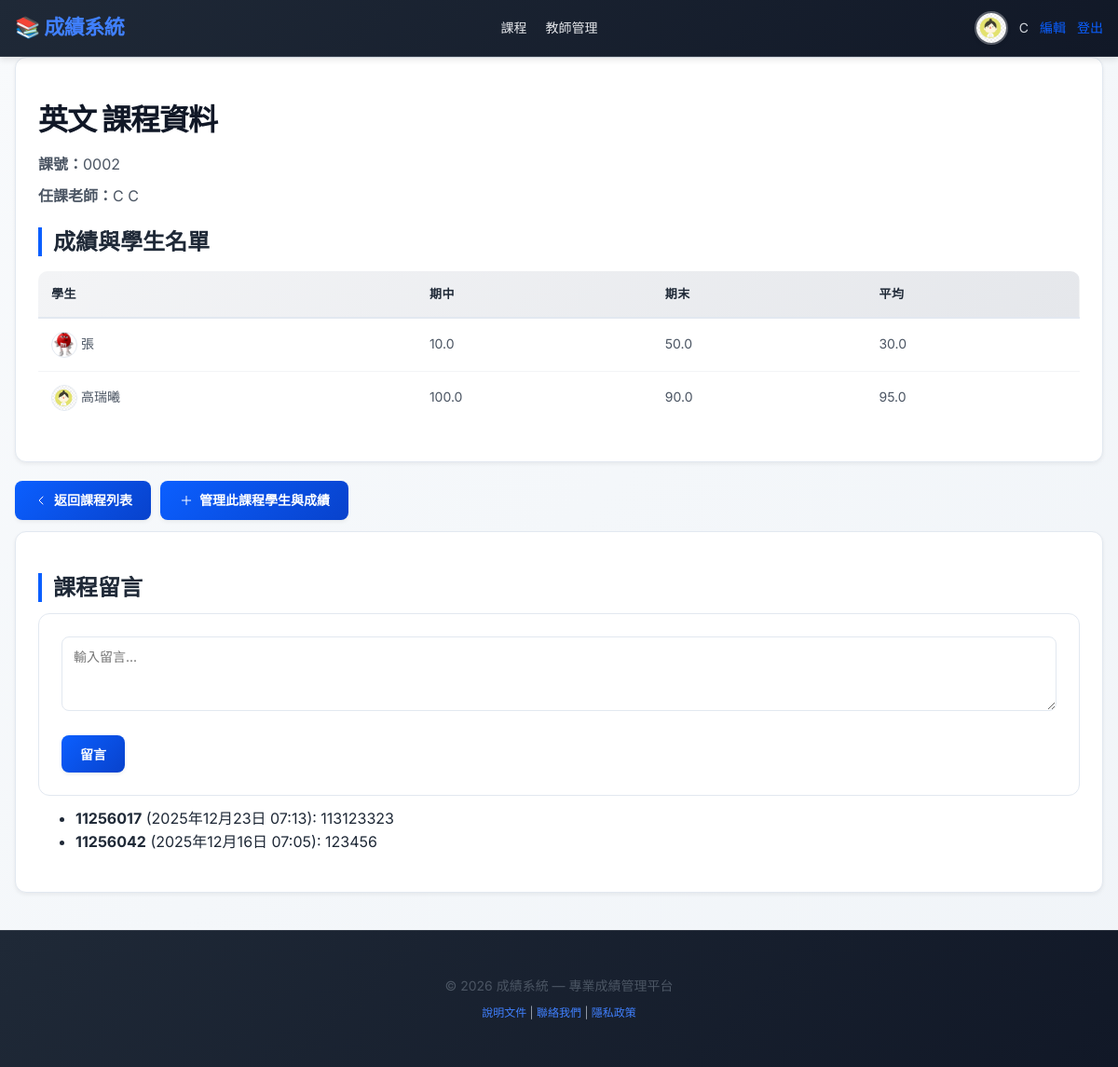
The app's page /courses/3/ (signed in) with its own data.
### catalog/models.py (models this page shows, shortened)
class Profile(models.Model):
    ROLE_CHOICES = (
        ("student", "學生"),
        ("teacher", "教師"),
    )
    user = models.OneToOneField(User, on_delete=models.CASCADE)
    role = models.CharField("身份", max_length=10, choices=ROLE_CHOICES, default="student")
    avatar = models.ImageField("大頭貼", upload_to="avatars/", null=True, blank=True)

class Course(models.Model):
    name = models.CharField("課名", max_length=100)
    course_code = models.CharField("課號", max_length=20, unique=True)
    teacher = models.CharField("任課老師", max_length=50, blank=True)
    teacher_user = models.ForeignKey(User, null=True, blank=True, on_delete=models.SET_NULL, related_name="teaching_courses")

class Enrollment(models.Model):
    student = models.ForeignKey(Student, on_delete=models.CASCADE)
    course = models.ForeignKey(Course, on_delete=models.CASCADE)
    midterm_score = models.FloatField("期中分數", default=0)
    final_score = models.FloatField("期末分數", default=0)
    class Meta:
        unique_together = ('student', 'course')
    @property
    def average(self):
        return (self.midterm_score + self.final_score) / 2

class Student(models.Model):
    name = models.CharField("學生姓名", max_length=100)
    student_id = models.CharField("學號", max_length=20, unique=True)

class Comment(models.Model):
    course = models.ForeignKey(Course, on_delete=models.CASCADE, related_name="comments")
    author = models.ForeignKey(User, on_delete=models.CASCADE)
    content = models.TextField("內容")
    created_at = models.DateTimeField(auto_now_add=True)
    updated_at = models.DateTimeField(auto_now=True)

### catalog/views.py (the view)
# urls.py: path('courses/<int:pk>/', views.course_detail, name='course_detail'),
@login_required
def course_detail(request, pk):
    course = get_object_or_404(Course, pk=pk)
    current_student = get_current_student(request)
    if hasattr(request.user, 'profile') and getattr(request.user.profile, 'role', None) == 'student' and current_student:
        enrollments = Enrollment.objects.filter(course=course, student=current_student)
    else:
        enrollments = Enrollment.objects.filter(course=course)
    comments = course.comments.select_related('author').order_by('-created_at')
    is_course_teacher = hasattr(request.user, 'profile') and request.user.profile.role == 'teacher' and course.teacher_user == request.user
    is_staff = request.user.is_staff
    if request.method == 'POST' and request.POST.get('comment'):
        Comment.objects.create(course=course, author=request.user, content=request.POST.get('comment'))
        return redirect('course_detail', pk=pk)
    return render(request, 'course_detail.html', {
        'course': course,
        'enrollments': enrollments,
        'comments': comments,
        'is_course_teacher': is_course_teacher,
        'is_staff': is_staff,
        'current_student': current_student,
    })

### catalog/templatetags/profile_extras.py (called while the page is built)
@register.simple_tag
def student_avatar(student):
    try:
        user = User.objects.get(username=student.student_id)
        if hasattr(user, 'profile') and user.profile.avatar:
            return user.profile.avatar.url
    except User.DoesNotExist:
        pass
    return settings.MEDIA_URL + 'avatars/red.avif'

### catalog/views.py (called while the page is built)
def get_current_student(request):
    if not request.user.is_authenticated:
        return None
    student = Student.objects.filter(student_id=request.user.username).first()
    if student:
        return student
    if request.user.first_name:
        student = Student.objects.filter(name=request.user.first_name).first()
        if student:
            return student
    if hasattr(request.user, 'profile') and request.user.profile.role == 'student':
        student, created = Student.objects.get_or_create(student_id=request.user.username, defaults={'name': request.user.first_name or request.user.username})
        return student
    return None

### templates/course_detail.html (shortened to what this page needs)
{% extends 'base.html' %}
{% block content %}
  <div class="compact">
    <div class="card">
      <h1>{{ course.name }} 課程資料</h1>
      <p><strong>課號：</strong>{{ course.course_code }}</p>
      <p><strong>任課老師：</strong>{% if course.teacher_user %}{{ course.teacher_user.get_full_name|default:course.teacher_user.username }}{% else %}{{ course.teacher }}{% endif %}</p>
      <h2>成績與學生名單</h2>
      <table class="table">
        <thead>
          <tr>
            <th>學生</th>
            <th>期中</th>
            <th>期末</th>
            <th>平均</th>
          </tr>
        </thead>
        <tbody>
          {% load profile_extras %}
          {% for e in enrollments %}
          <tr>
            <td>
              {% student_avatar e.student as avatar_url %}
              <img src="{{ avatar_url }}" class="avatar-sm" alt="avatar" style="width:24px; height:24px; border-radius:50%; vertical-align:middle;">
              {{ e.student.name }}
            </td>
            {% if is_course_teacher or is_staff %}
                <td>{{ e.midterm_score }}</td>
                <td>{{ e.final_score }}</td>
                <td>{{ e.average }}</td>
            {% else %}
                <td>—</td><td>—</td><td>—</td>
            {% endif %}
          </tr>
          {% endfor %}
        </tbody>
      </table>
    </div>
  </div>
  <div class="actions" style="margin-top:8px; display:flex; gap:10px; align-items:center;">
    <a class="button btn-icon" href="{% url 'course_list' %}">
      <svg viewBox="0 0 24 24" fill="none" xmlns="http://www.w3.org/2000/svg" style="width:16px;"><path d="M15 18l-6-6 6-6" stroke="#fff" stroke-width="1.5" stroke-linecap="round" stroke-linejoin="round"/></svg>
      返回課程列表
    </a>
    {% if user.is_authenticated and user.profile.role == 'teacher' and course.teacher_user == user %}
      <a class="button btn-icon" href="{% url 'teacher_manage_course' course.id %}">
        <svg viewBox="0 0 24 24" fill="none" xmlns="http://www.w3.org/2000/svg" style="width:16px;"><path d="M12 5v14" stroke="#fff" stroke-width="1.5" stroke-linecap="round" stroke-linejoin="round"/><path d="M5 12h14" stroke="#fff" stroke-width="1.5" stroke-linecap="round" stroke-linejoin="round"/></svg>
        管理此課程學生與成績
      </a>
    {% endif %}
  </div>
  <div class="card" style="margin-top:12px">
    <h2>課程留言</h2>
    <form method="post" class="form">
      <div class="form-row">
          <textarea name="comment" rows="2" placeholder="輸入留言..."></textarea>
      </div>
      <button class="button" type="submit">留言</button>
    </form>
    <ul style="margin-top:12px">
      {% for c in comments %}
      <li>
          <strong>{{ c.author.username }}</strong> ({{ c.created_at }}): {{ c.content }}
      </li>
      {% empty %}
      <li>尚無留言</li>
      {% endfor %}
    </ul>
  </div>
{% endblock %}

### templates/base.html (shortened to what this page needs)
{% load static %}
<!DOCTYPE html>
<html lang="zh-Hant">
<head>
  <link rel="stylesheet" href="{% static 'css/styles.css' %}">
</head>
<body>
{% block header %}
<header class="site-header">
  <div class="container">
    <nav class="nav">
      <div class="brand">
        <a href="{% url 'index' %}">📚 成績系統</a>
      </div>
      <div class="nav-links">
        {% if user.is_authenticated %}
          <a href="{% url 'course_list' %}">課程</a>
          {% if user.profile.role == 'teacher' %}
            <a href="#">教師管理</a>
          {% endif %}
        {% endif %}
      </div>
      <div class="user-area">
        {% if user.is_authenticated %}
          {% if user.profile.avatar %}
            <img class="avatar" src="{{ user.profile.avatar.url }}" alt="avatar">
          {% else %}
            <img class="avatar" src="{{ MEDIA_URL }}avatars/red.avif" alt="avatar">
          {% endif %}
          <span>{{ user.username }}</span>
          <a href="{% url 'edit_profile' %}">編輯</a>
          <a href="{% url 'logout' %}">登出</a>
        {% else %}
          <a href="{% url 'login' %}">登入</a>
          <a href="{% url 'register' %}">註冊</a>
        {% endif %}
      </div>
    </nav>
  </div>
</header>
{% endblock %}
<main class="container">
  {% block content %}{% endblock %}
</main>
<footer class="site-footer">
  <div class="container">
    <p>&copy; {% now "Y" %} 成績系統 — 專業成績管理平台</p>
    <p style="font-size: 12px; color: #9ca3af; margin-top: 8px;">
      <a href="#">說明文件</a> | <a href="#">聯絡我們</a> | <a href="#">隱私政策</a>
    </p>
  </div>
</footer>
</body>
</html>

### records on screen
Course: name "英文", course_code "0002", teacher_user.get_full_name "C C"
Enrollment: shows a picture, student.name "張", midterm_score "10.0", final_score "50.0", average "30.0"
Enrollment: shows a picture, student.name "高瑞曦", midterm_score "100.0", final_score "90.0", average "95.0"
Comment: author.username "11256017", created_at "2025年12月23日 07:13", content "113123323"
Comment: author.username "11256042", created_at "2025年12月16日 07:05", content "123456"

### other values on screen
{{ user.username }} "C"
